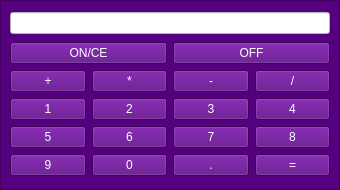
<?xml version="1.0" encoding="UTF-8"?>
<ui version="4.0">
 <class>Calculadora</class>
 <widget class="QMainWindow" name="Calculadora">
  <property name="geometry">
   <rect>
    <x>0</x>
    <y>0</y>
    <width>340</width>
    <height>190</height>
   </rect>
  </property>
  <property name="minimumSize">
   <size>
    <width>340</width>
    <height>190</height>
   </size>
  </property>
  <property name="maximumSize">
   <size>
    <width>340</width>
    <height>190</height>
   </size>
  </property>
  <property name="windowTitle">
   <string>Calculadora</string>
  </property>
  <property name="windowIcon">
   <iconset resource="resource.qrc">
    <normaloff>:/newPrefix/Calculator-icon.png</normaloff>:/newPrefix/Calculator-icon.png</iconset>
  </property>
  <widget class="QWidget" name="centralwidget">
   <layout class="QGridLayout" name="gridLayout">
    <property name="leftMargin">
     <number>0</number>
    </property>
    <property name="topMargin">
     <number>0</number>
    </property>
    <property name="rightMargin">
     <number>0</number>
    </property>
    <property name="bottomMargin">
     <number>0</number>
    </property>
    <property name="spacing">
     <number>0</number>
    </property>
    <item row="0" column="0">
     <widget class="QFrame" name="frame">
      <property name="styleSheet">
       <string notr="true">background-color: rgb(85, 0, 127);
color: rgb(255, 255, 255);</string>
      </property>
      <property name="frameShape">
       <enum>QFrame::StyledPanel</enum>
      </property>
      <property name="frameShadow">
       <enum>QFrame::Raised</enum>
      </property>
      <layout class="QGridLayout" name="gridLayout_3">
       <item row="1" column="1">
        <layout class="QGridLayout" name="gridLayout_2">
         <item row="3" column="1">
          <widget class="QPushButton" name="p6">
           <property name="text">
            <string>6</string>
           </property>
          </widget>
         </item>
         <item row="0" column="0" colspan="2">
          <widget class="QPushButton" name="once">
           <property name="text">
            <string>ON/CE</string>
           </property>
          </widget>
         </item>
         <item row="2" column="1">
          <widget class="QPushButton" name="p2">
           <property name="text">
            <string>2</string>
           </property>
          </widget>
         </item>
         <item row="3" column="3">
          <widget class="QPushButton" name="p8">
           <property name="text">
            <string>8</string>
           </property>
          </widget>
         </item>
         <item row="2" column="0">
          <widget class="QPushButton" name="p1">
           <property name="text">
            <string>1</string>
           </property>
          </widget>
         </item>
         <item row="1" column="2">
          <widget class="QPushButton" name="psub">
           <property name="text">
            <string>-</string>
           </property>
          </widget>
         </item>
         <item row="0" column="2" colspan="2">
          <widget class="QPushButton" name="off">
           <property name="text">
            <string>OFF</string>
           </property>
          </widget>
         </item>
         <item row="4" column="3">
          <widget class="QPushButton" name="pigual">
           <property name="text">
            <string>=</string>
           </property>
          </widget>
         </item>
         <item row="4" column="1">
          <widget class="QPushButton" name="p0">
           <property name="text">
            <string>0</string>
           </property>
          </widget>
         </item>
         <item row="3" column="0">
          <widget class="QPushButton" name="p5">
           <property name="text">
            <string>5</string>
           </property>
          </widget>
         </item>
         <item row="2" column="2">
          <widget class="QPushButton" name="p3">
           <property name="text">
            <string>3</string>
           </property>
          </widget>
         </item>
         <item row="1" column="1">
          <widget class="QPushButton" name="pvezes">
           <property name="text">
            <string>*</string>
           </property>
          </widget>
         </item>
         <item row="1" column="0">
          <widget class="QPushButton" name="padi">
           <property name="text">
            <string>+</string>
           </property>
          </widget>
         </item>
         <item row="4" column="2">
          <widget class="QPushButton" name="pponto">
           <property name="text">
            <string>.</string>
           </property>
          </widget>
         </item>
         <item row="2" column="3">
          <widget class="QPushButton" name="p4">
           <property name="text">
            <string>4</string>
           </property>
          </widget>
         </item>
         <item row="3" column="2">
          <widget class="QPushButton" name="p7">
           <property name="text">
            <string>7</string>
           </property>
          </widget>
         </item>
         <item row="1" column="3">
          <widget class="QPushButton" name="pdiv">
           <property name="text">
            <string>/</string>
           </property>
          </widget>
         </item>
         <item row="4" column="0">
          <widget class="QPushButton" name="p9">
           <property name="text">
            <string>9</string>
           </property>
          </widget>
         </item>
        </layout>
       </item>
       <item row="0" column="1">
        <widget class="QLineEdit" name="lineEdit">
         <property name="styleSheet">
          <string notr="true">background-color: rgb(255, 255, 255);
color: rgb(0, 0, 0);</string>
         </property>
        </widget>
       </item>
      </layout>
     </widget>
    </item>
   </layout>
  </widget>
 </widget>
 <resources>
  <include location="resource.qrc"/>
 </resources>
 <connections/>
</ui>
